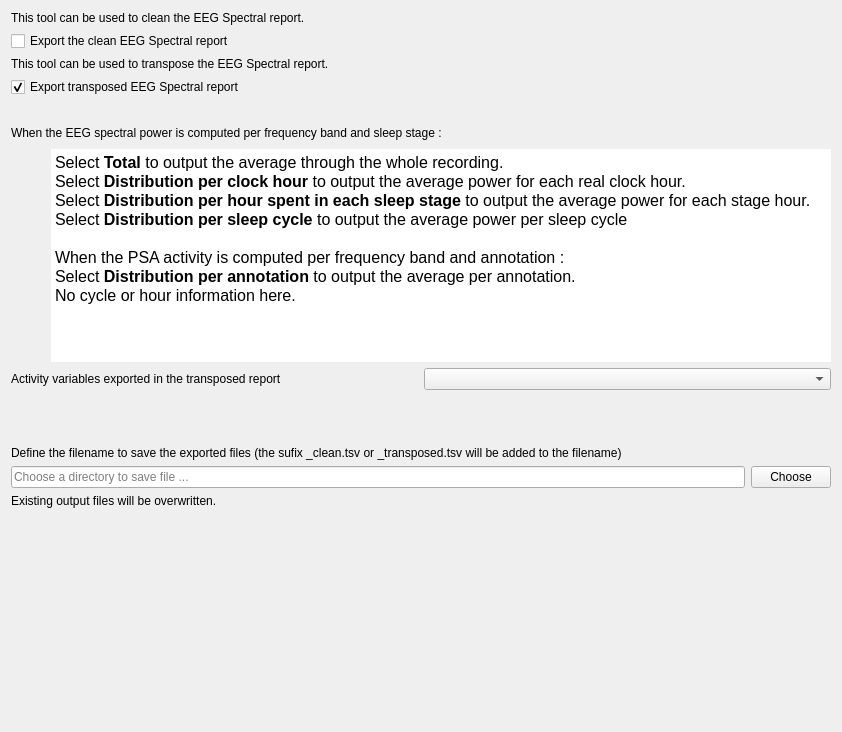
<?xml version="1.0" encoding="UTF-8"?>
<ui version="4.0">
 <class>OutputFileStep</class>
 <widget class="QWidget" name="OutputFileStep">
  <property name="geometry">
   <rect>
    <x>0</x>
    <y>0</y>
    <width>842</width>
    <height>732</height>
   </rect>
  </property>
  <property name="windowTitle">
   <string/>
  </property>
  <property name="styleSheet">
   <string>font: 12pt &quot;Roboto&quot;;</string>
  </property>
  <layout class="QVBoxLayout" name="verticalLayout">
   <item>
    <layout class="QHBoxLayout" name="horizontalLayout">
     <item>
      <widget class="QLabel" name="label_3">
       <property name="minimumSize">
        <size>
         <width>350</width>
         <height>0</height>
        </size>
       </property>
       <property name="maximumSize">
        <size>
         <width>16777215</width>
         <height>16777215</height>
        </size>
       </property>
       <property name="text">
        <string>This tool can be used to clean the EEG Spectral report.</string>
       </property>
      </widget>
     </item>
    </layout>
   </item>
   <item>
    <widget class="QCheckBox" name="export_raw_checkBox">
     <property name="maximumSize">
      <size>
       <width>16777215</width>
       <height>16777215</height>
      </size>
     </property>
     <property name="toolTip">
      <string>Check to export PSA activity of selected channels only (same format as the input PSA file).</string>
     </property>
     <property name="text">
      <string>Export the clean EEG Spectral report</string>
     </property>
    </widget>
   </item>
   <item>
    <layout class="QHBoxLayout" name="horizontalLayout_2">
     <item>
      <widget class="QLabel" name="label_8">
       <property name="minimumSize">
        <size>
         <width>350</width>
         <height>0</height>
        </size>
       </property>
       <property name="maximumSize">
        <size>
         <width>16777215</width>
         <height>16777215</height>
        </size>
       </property>
       <property name="text">
        <string>This tool can be used to transpose the EEG Spectral report.</string>
       </property>
      </widget>
     </item>
    </layout>
   </item>
   <item>
    <widget class="QCheckBox" name="export_transpose_checkBox">
     <property name="maximumSize">
      <size>
       <width>16777215</width>
       <height>16777215</height>
      </size>
     </property>
     <property name="toolTip">
      <string>Check to export the transposed PSA file. The format is one sujet per row and the selected channels (including ROIs) and frequency bands are packed as additional columns. </string>
     </property>
     <property name="text">
      <string>Export transposed EEG Spectral report</string>
     </property>
     <property name="checked">
      <bool>true</bool>
     </property>
    </widget>
   </item>
   <item>
    <spacer name="verticalSpacer_4">
     <property name="orientation">
      <enum>Qt::Orientation::Vertical</enum>
     </property>
     <property name="sizeType">
      <enum>QSizePolicy::Policy::Fixed</enum>
     </property>
     <property name="sizeHint" stdset="0">
      <size>
       <width>20</width>
       <height>20</height>
      </size>
     </property>
    </spacer>
   </item>
   <item>
    <widget class="QLabel" name="label_4">
     <property name="minimumSize">
      <size>
       <width>0</width>
       <height>20</height>
      </size>
     </property>
     <property name="text">
      <string>When the EEG spectral power is computed per frequency band and sleep stage :</string>
     </property>
    </widget>
   </item>
   <item>
    <layout class="QHBoxLayout" name="horizontalLayout_4">
     <item>
      <spacer name="horizontalSpacer">
       <property name="orientation">
        <enum>Qt::Orientation::Horizontal</enum>
       </property>
       <property name="sizeType">
        <enum>QSizePolicy::Policy::Fixed</enum>
       </property>
       <property name="sizeHint" stdset="0">
        <size>
         <width>40</width>
         <height>20</height>
        </size>
       </property>
      </spacer>
     </item>
     <item>
      <widget class="QTextEdit" name="textEdit">
       <property name="minimumSize">
        <size>
         <width>0</width>
         <height>200</height>
        </size>
       </property>
       <property name="maximumSize">
        <size>
         <width>16777215</width>
         <height>250</height>
        </size>
       </property>
       <property name="frameShape">
        <enum>QFrame::Shape::NoFrame</enum>
       </property>
       <property name="html">
        <string>&lt;!DOCTYPE HTML PUBLIC &quot;-//W3C//DTD HTML 4.0//EN&quot; &quot;http://www.w3.org/TR/REC-html40/strict.dtd&quot;&gt;
&lt;html&gt;&lt;head&gt;&lt;meta name=&quot;qrichtext&quot; content=&quot;1&quot; /&gt;&lt;meta charset=&quot;utf-8&quot; /&gt;&lt;style type=&quot;text/css&quot;&gt;
p, li { white-space: pre-wrap; }
hr { height: 1px; border-width: 0; }
li.unchecked::marker { content: &quot;\2610&quot;; }
li.checked::marker { content: &quot;\2612&quot;; }
&lt;/style&gt;&lt;/head&gt;&lt;body style=&quot; font-family:'Roboto'; font-size:12pt; font-weight:400; font-style:normal;&quot;&gt;
&lt;p style=&quot; margin-top:0px; margin-bottom:0px; margin-left:0px; margin-right:0px; -qt-block-indent:0; text-indent:0px;&quot;&gt;Select&lt;span style=&quot; font-weight:700;&quot;&gt; Total &lt;/span&gt;to output the average through the whole recording.&lt;/p&gt;
&lt;p style=&quot; margin-top:0px; margin-bottom:0px; margin-left:0px; margin-right:0px; -qt-block-indent:0; text-indent:0px;&quot;&gt;Select &lt;span style=&quot; font-weight:700;&quot;&gt;Distribution per clock hour&lt;/span&gt; to output the average power for each real clock hour.&lt;/p&gt;
&lt;p style=&quot; margin-top:0px; margin-bottom:0px; margin-left:0px; margin-right:0px; -qt-block-indent:0; text-indent:0px;&quot;&gt;Select &lt;span style=&quot; font-weight:700;&quot;&gt;Distribution per hour spent in each sleep stage &lt;/span&gt;to output the average power for each stage hour.&lt;/p&gt;
&lt;p style=&quot; margin-top:0px; margin-bottom:0px; margin-left:0px; margin-right:0px; -qt-block-indent:0; text-indent:0px;&quot;&gt;Select &lt;span style=&quot; font-weight:700;&quot;&gt;Distribution per sleep cycle &lt;/span&gt;to output the average power per sleep cycle&lt;/p&gt;
&lt;p style=&quot;-qt-paragraph-type:empty; margin-top:0px; margin-bottom:0px; margin-left:0px; margin-right:0px; -qt-block-indent:0; text-indent:0px;&quot;&gt;&lt;br /&gt;&lt;/p&gt;
&lt;p style=&quot; margin-top:0px; margin-bottom:0px; margin-left:0px; margin-right:0px; -qt-block-indent:0; text-indent:0px;&quot;&gt;When the PSA activity is computed per frequency band and annotation : &lt;/p&gt;
&lt;p style=&quot; margin-top:0px; margin-bottom:0px; margin-left:0px; margin-right:0px; -qt-block-indent:0; text-indent:0px;&quot;&gt;Select &lt;span style=&quot; font-weight:700;&quot;&gt;Distribution per annotation&lt;/span&gt; to output the average per annotation. &lt;/p&gt;
&lt;p style=&quot; margin-top:0px; margin-bottom:0px; margin-left:0px; margin-right:0px; -qt-block-indent:0; text-indent:0px;&quot;&gt;No cycle or hour information here.&lt;/p&gt;&lt;/body&gt;&lt;/html&gt;</string>
       </property>
      </widget>
     </item>
    </layout>
   </item>
   <item>
    <layout class="QHBoxLayout" name="horizontalLayout_3">
     <item>
      <widget class="QLabel" name="label">
       <property name="minimumSize">
        <size>
         <width>0</width>
         <height>20</height>
        </size>
       </property>
       <property name="maximumSize">
        <size>
         <width>16777215</width>
         <height>16777215</height>
        </size>
       </property>
       <property name="text">
        <string>Activity variables exported in the transposed report</string>
       </property>
      </widget>
     </item>
     <item>
      <widget class="QComboBox" name="activity_comboBox">
       <property name="maximumSize">
        <size>
         <width>16777215</width>
         <height>16777215</height>
        </size>
       </property>
      </widget>
     </item>
    </layout>
   </item>
   <item>
    <spacer name="verticalSpacer_2">
     <property name="orientation">
      <enum>Qt::Orientation::Vertical</enum>
     </property>
     <property name="sizeType">
      <enum>QSizePolicy::Policy::Fixed</enum>
     </property>
     <property name="sizeHint" stdset="0">
      <size>
       <width>20</width>
       <height>50</height>
      </size>
     </property>
    </spacer>
   </item>
   <item>
    <layout class="QGridLayout" name="gridLayout_3">
     <item row="0" column="0" colspan="2">
      <widget class="QLabel" name="label_2">
       <property name="text">
        <string>Define the filename to save the exported files (the sufix _clean.tsv or _transposed.tsv will be added to the filename)</string>
       </property>
      </widget>
     </item>
     <item row="1" column="0">
      <widget class="QLineEdit" name="filename_lineEdit">
       <property name="maximumSize">
        <size>
         <width>16777215</width>
         <height>16777215</height>
        </size>
       </property>
       <property name="inputMask">
        <string/>
       </property>
       <property name="text">
        <string/>
       </property>
       <property name="placeholderText">
        <string>Choose a directory to save file ...</string>
       </property>
      </widget>
     </item>
     <item row="1" column="1">
      <widget class="QPushButton" name="choose_pushButton">
       <property name="maximumSize">
        <size>
         <width>150</width>
         <height>16777215</height>
        </size>
       </property>
       <property name="text">
        <string>Choose</string>
       </property>
      </widget>
     </item>
    </layout>
   </item>
   <item>
    <widget class="QLabel" name="label_5">
     <property name="text">
      <string>Existing output files will be overwritten.</string>
     </property>
    </widget>
   </item>
   <item>
    <spacer name="verticalSpacer_3">
     <property name="orientation">
      <enum>Qt::Orientation::Vertical</enum>
     </property>
     <property name="sizeType">
      <enum>QSizePolicy::Policy::Expanding</enum>
     </property>
     <property name="sizeHint" stdset="0">
      <size>
       <width>20</width>
       <height>12</height>
      </size>
     </property>
    </spacer>
   </item>
  </layout>
 </widget>
 <resources>
  <include location="../../../../../snooz-toolbox/src/main/python/ui/themes/themes.qrc"/>
 </resources>
 <connections>
  <connection>
   <sender>choose_pushButton</sender>
   <signal>clicked()</signal>
   <receiver>OutputFileStep</receiver>
   <slot>choose_button_slot()</slot>
   <hints>
    <hint type="sourcelabel">
     <x>662</x>
     <y>341</y>
    </hint>
    <hint type="destinationlabel">
     <x>372</x>
     <y>192</y>
    </hint>
   </hints>
  </connection>
  <connection>
   <sender>export_transpose_checkBox</sender>
   <signal>clicked()</signal>
   <receiver>OutputFileStep</receiver>
   <slot>export_transposed_checkbox_slot()</slot>
   <hints>
    <hint type="sourcelabel">
     <x>507</x>
     <y>101</y>
    </hint>
    <hint type="destinationlabel">
     <x>361</x>
     <y>249</y>
    </hint>
   </hints>
  </connection>
 </connections>
 <slots>
  <slot>choose_button_slot()</slot>
  <slot>export_transposed_checkbox_slot()</slot>
 </slots>
</ui>
